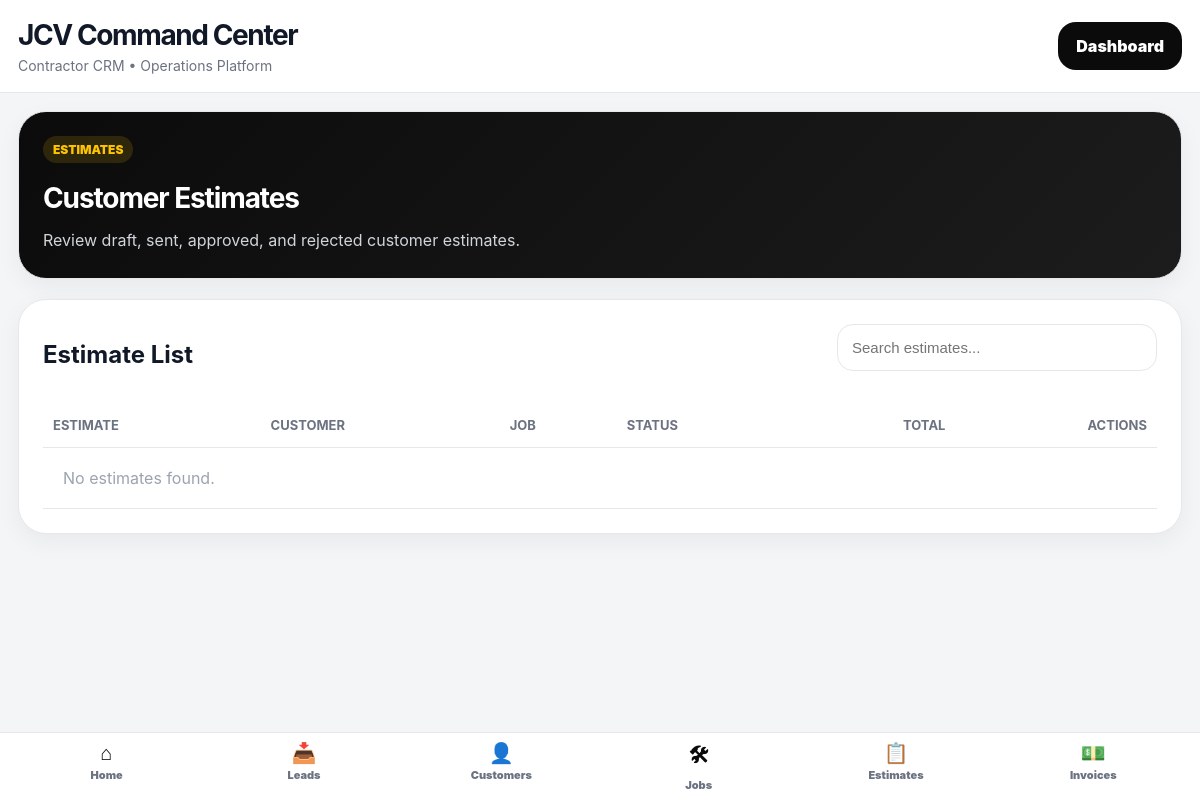
/estimates/ (signed in), run on an earlier commit of the app's database.
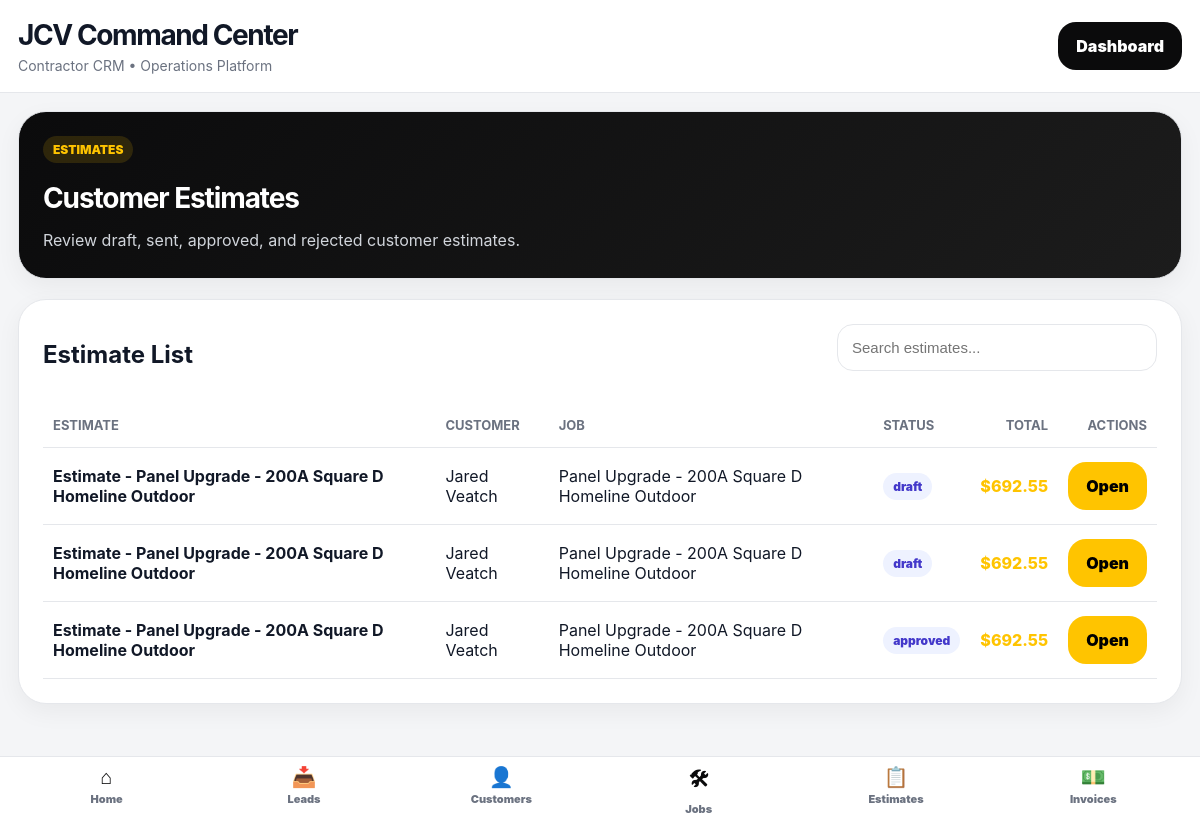
And on a later commit of the database.
### core/models.py (models this page shows, shortened)
class Estimate(models.Model):
    STATUS_CHOICES = [
        ("draft", "Draft"),
        ("sent", "Sent"),
        ("approved", "Approved"),
        ("rejected", "Rejected"),
    ]
    job = models.ForeignKey(Job, on_delete=models.CASCADE, related_name="estimates")
    title = models.CharField(max_length=255)
    status = models.CharField(max_length=50, choices=STATUS_CHOICES, default="draft")
    scope_of_work = models.TextField(blank=True, null=True)
    exclusions = models.TextField(blank=True, null=True)
    terms = models.TextField(blank=True, null=True)
    subtotal = models.DecimalField(max_digits=10, decimal_places=2, default=0)
    tax = models.DecimalField(max_digits=10, decimal_places=2, default=0)
    total = models.DecimalField(max_digits=10, decimal_places=2, default=0)
    customer_signature_name = models.CharField(max_length=255, blank=True, null=True)
    signed_date = models.DateTimeField(blank=True, null=True)
    accepted_terms = models.BooleanField(default=False)
    created_at = models.DateTimeField(auto_now_add=True)
    class Meta:
        ordering = ["-created_at"]

class Job(models.Model):
    STATUS_CHOICES = [
        ("new", "New"),
        ("site_visit", "Site Visit"),
        ("estimate_needed", "Estimate Needed"),
        ("estimate_sent", "Estimate Sent"),
        ("approved", "Approved"),
        ("scheduled", "Scheduled"),
        ("in_progress", "In Progress"),
        ("waiting_parts", "Waiting on Parts"),
        ("completed", "Completed"),
        ("invoiced", "Invoiced"),
        ("paid", "Paid"),
        ("cancelled", "Cancelled"),
    ]
    PRIORITY_CHOICES = [
        ("low", "Low"),
        ("normal", "Normal"),
        ("high", "High"),
        ("urgent", "Urgent"),
    ]
    customer = models.ForeignKey(Customer, on_delete=models.CASCADE, related_name="jobs")
    template = models.ForeignKey(
        ServiceTemplate,
        on_delete=models.SET_NULL,
        blank=True,
        null=True,
        related_name="jobs",
    )
    title = models.CharField(max_length=255)
    status = models.CharField(max_length=50, choices=STATUS_CHOICES, default="new")
    priority = models.CharField(max_length=50, choices=PRIORITY_CHOICES, default="normal")
    assigned_to = models.CharField(max_length=255, blank=True, null=True)
    job_address = models.CharField(max_length=255, blank=True, null=True)
    description = models.TextField(blank=True, null=True)
    site_notes = models.TextField(blank=True, null=True)
    material_notes = models.TextField(blank=True, null=True)
    estimated_total_price = models.DecimalField(max_digits=10, decimal_places=2, default=0)
    scheduled_date = models.DateTimeField(blank=True, null=True)
    completed_at = models.DateTimeField(blank=True, null=True)
    created_at = models.DateTimeField(auto_now_add=True)
    class Meta:
        ordering = ["-created_at"]

class Customer(models.Model):
    CUSTOMER_TYPE_CHOICES = [
        ("residential", "Residential"),
        ("commercial", "Commercial"),
        ("industrial", "Industrial"),
    ]
    STATUS_CHOICES = [
        ("active", "Active"),
        ("inactive", "Inactive"),
        ("lead", "Lead"),
    ]
    name = models.CharField(max_length=255)
    company_name = models.CharField(max_length=255, blank=True, null=True)
    phone = models.CharField(max_length=50, blank=True, null=True)
    email = models.EmailField(blank=True, null=True)
    customer_type = models.CharField(
        max_length=50,
        choices=CUSTOMER_TYPE_CHOICES,
        default="residential",
    )
    status = models.CharField(
        max_length=50,
        choices=STATUS_CHOICES,
        default="active",
    )
    address = models.CharField(max_length=255, blank=True, null=True)
    city = models.CharField(max_length=100, blank=True, null=True)
    notes = models.TextField(blank=True, null=True)
    created_at = models.DateTimeField(auto_now_add=True)

### core/estimate_views.py (the view)
@staff_member_required
def estimates(request):
    return render(request, "estimates.html", {
        "estimates": Estimate.objects.all().order_by("-created_at"),
    })

### core/templates/estimates.html (shortened to what this page needs)
{% extends "base.html" %}
{% block content %}
<div class="card"
     style="
        background:linear-gradient(135deg, #0b0b0c 0%, #1c1c1c 100%);
        color:white;
     ">
    <div style="
        display:flex;
        justify-content:space-between;
        align-items:flex-start;
        gap:20px;
        flex-wrap:wrap;
    ">
        <div>
            <div class="badge"
                 style="
                    background:rgba(255,196,0,.14);
                    color:var(--gold);
                    margin-bottom:18px;
                 ">
                ESTIMATES
            </div>
            <h1 class="section-title"
                style="color:white; margin-bottom:12px;">
                Customer Estimates
            </h1>
            <p style="color:#d1d5db; margin:0; line-height:1.7;">
                Review draft, sent, approved, and rejected customer estimates.
            </p>
        </div>
    </div>
</div>
<div class="card">
    <div style="
        display:flex;
        justify-content:space-between;
        align-items:center;
        gap:12px;
        flex-wrap:wrap;
        margin-bottom:18px;
    ">
        <h2 style="margin:0;">
            Estimate List
        </h2>
        <input type="text"
               id="estimateSearch"
               placeholder="Search estimates..."
               onkeyup="filterEstimates()"
               style="max-width:320px;">
    </div>
    <div style="overflow-x:auto;">
        <table style="width:100%; border-collapse:collapse;">
            <thead>
                <tr style="border-bottom:1px solid rgba(255,255,255,.08);">
                    <th style="text-align:left; padding:14px 10px;">Estimate</th>
                    <th style="text-align:left; padding:14px 10px;">Customer</th>
                    <th style="text-align:left; padding:14px 10px;">Job</th>
                    <th style="text-align:left; padding:14px 10px;">Status</th>
                    <th style="text-align:right; padding:14px 10px;">Total</th>
                    <th style="text-align:right; padding:14px 10px;">Actions</th>
                </tr>
            </thead>
            <tbody id="estimateTable">
            {% for estimate in estimates %}
                <tr style="border-bottom:1px solid rgba(255,255,255,.06);">
                    <td style="padding:14px 10px;">
                        <strong>{{ estimate.title }}</strong>
                    </td>
                    <td style="padding:14px 10px;">
                        {{ estimate.job.customer.name }}
                    </td>
                    <td style="padding:14px 10px;">
                        {{ estimate.job.title }}
                    </td>
                    <td style="padding:14px 10px;">
                        <span class="badge">
                            {{ estimate.status }}
                        </span>
                    </td>
                    <td style="
                        padding:14px 10px;
                        text-align:right;
                        font-weight:800;
                        color:var(--gold);
                    ">
                        ${{ estimate.total }}
                    </td>
                    <td style="padding:14px 10px; text-align:right;">
                        <a class="btn btn-gold"
                           href="/estimates/{{ estimate.id }}/">
                            Open
                        </a>
                    </td>
                </tr>
            {% empty %}
                <tr>
                    <td colspan="6"
                        style="padding:20px; color:#9ca3af;">
                        No estimates found.
                    </td>
                </tr>
            {% endfor %}
            </tbody>
        </table>
    </div>
</div>
{% endblock %}

### core/templates/base.html (shortened to what this page needs)
{% load static %}
<!DOCTYPE html>
<html lang="en">
<head>
</head>
<body>
<div class="topbar">
    <div class="brand">
        <h1>
            JCV Command Center
        </h1>
        <p>
            Contractor CRM • Operations Platform
        </p>
    </div>
    <div>
        <a class="btn"
           href="/dashboard/">
            Dashboard
        </a>
    </div>
</div>
<div class="container">
    {% block content %}
    {% endblock %}
</div>
<nav class="bottom-nav">
    <a href="/dashboard/">
        <strong>⌂</strong>
        Home
    </a>
    <a href="/leads/">
        <strong>📥</strong>
        Leads
    </a>
    <a href="/customers/">
        <strong>👤</strong>
        Customers
    </a>
    <a href="/jobs/">
        <strong>🛠</strong>
        Jobs
    </a>
    <a href="/estimates/">
        <strong>📋</strong>
        Estimates
    </a>
    <a href="/invoices/">
        <strong>💵</strong>
        Invoices
    </a>
</nav>
</body>
</html>

### core/templates/base.html (style rules this page uses)
:root { --bg: #f4f5f7; --card: #ffffff; --black: #0b0b0c; --gold: #ffc400; --text: #111827; --muted: #6b7280; --border: #e5e7eb; --green: #16a34a; --blue: #2563eb; --red: #dc2626; }
* { box-sizing: border-box; }
body { margin: 0; background: var(--bg); font-family: Inter, SF Pro Display, -apple-system, BlinkMacSystemFont, sans-serif; color: var(--text); }
.topbar { background: white; border-bottom: 1px solid var(--border); padding: 18px; position: sticky; top: 0; z-index: 100; display: flex; justify-content: space-between; align-items: center; }
.brand h1 { margin: 0; font-size: 28px; letter-spacing: -.05em; }
.brand p { margin: 5px 0 0; color: var(--muted); font-size: 14px; }
.container { max-width: 1300px; margin: auto; padding: 18px; padding-bottom: 100px; }
.card { background: white; border: 1px solid var(--border); border-radius: 28px; padding: 24px; margin-bottom: 20px; box-shadow: 0 8px 24px rgba(0,0,0,.05); }
.section-title { margin: 0 0 20px; font-size: 28px; letter-spacing: -.04em; }
.btn { display: inline-flex; align-items: center; justify-content: center; background: var(--black); color: white; text-decoration: none; border: none; padding: 14px 18px; border-radius: 18px; font-weight: 900; cursor: pointer; }
.btn-gold { background: var(--gold); color: black; }
input, textarea, select { width: 100%; padding: 14px; border-radius: 16px; border: 1px solid var(--border); margin-bottom: 14px; font-size: 15px; }
table { width: 100%; border-collapse: collapse; }
th, td { padding: 14px; border-bottom: 1px solid var(--border); text-align: left; }
th { color: var(--muted); font-size: 13px; text-transform: uppercase; }
.badge { display: inline-block; padding: 6px 10px; border-radius: 999px; font-size: 12px; font-weight: 900; background: #eef2ff; color: #4338ca; }
.bottom-nav { position: fixed; bottom: 0; left: 0; right: 0; background: white; border-top: 1px solid var(--border); display: grid; grid-template-columns: repeat(6, 1fr); padding: 8px; z-index: 999; }
.bottom-nav a { text-align: center; text-decoration: none; color: var(--muted); font-size: 11px; font-weight: 900; }
.bottom-nav strong { display: block; color: var(--black); font-size: 20px; margin-bottom: 3px; }

What changed in the data, as far as the page shows it:
added Estimate: title "Estimate - Panel Upgrade - 200A Square D Homeline Outdoor", job.customer.name "Jared Veatch", job "Panel Upgrade - 200A Square D Homeline Outdoor", status "draft", total "692.55"
added Estimate: title "Estimate - Panel Upgrade - 200A Square D Homeline Outdoor", job.customer.name "Jared Veatch", job "Panel Upgrade - 200A Square D Homeline Outdoor", status "draft", total "692.55"
added Estimate: title "Estimate - Panel Upgrade - 200A Square D Homeline Outdoor", job.customer.name "Jared Veatch", job "Panel Upgrade - 200A Square D Homeline Outdoor", status "approved", total "692.55"
Also different on the page:
text no longer shown: "No estimates found."
